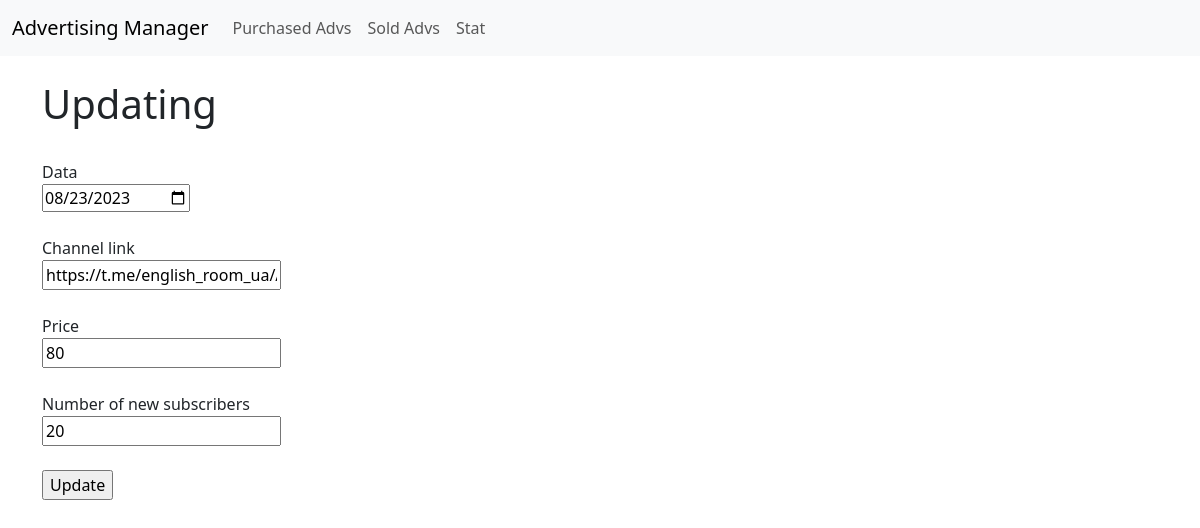
Before: /1/purchasedAdvs/1/update (signed in) with the older database file.
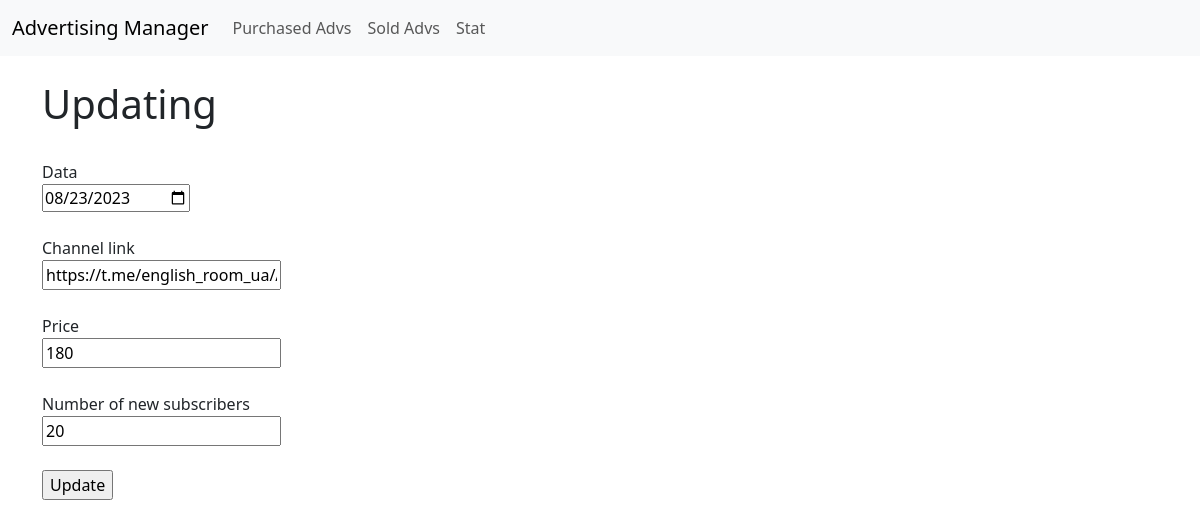
After: the same page with the newer database file.
### advertisingManager/models.py (models this page shows, shortened)
class PurchasedAdvertising(db.Model):
    __tablename__ = "purchasedAdvertisings"
    id = db.Column(db.Integer, primary_key = True)
    date = db.Column(db.DateTime, nullable = False, default = datetime.now)
    channelLink = db.Column(db.String(128), nullable = False)
    price = db.Column(db.Integer)
    numberOfNewSubs = db.Column(db.Integer, default = 0)
    channelFID = db.Column(db.Integer, db.ForeignKey('channels.id'), nullable = False)
    userFID = db.Column(db.Integer, db.ForeignKey('users.id'), nullable = False)

### advertisingManager/purchasedAdv/views.py (the view)
@purchasedAdv.route("/<int:channelID>/purchasedAdvs/<int:purchasedAdvID>/update", methods=["GET", "POST"])
def update(channelID, purchasedAdvID):
    form = UpdatePurchasedAdvForm()
    purchasedAdv = PurchasedAdvertising.query.get_or_404(purchasedAdvID)
    channelID = purchasedAdv.channelFID
    if form.validate_on_submit():
        purchasedAdv.date = form.date.data
        purchasedAdv.channelLink = form.channelLink.data
        purchasedAdv.price = form.price.data
        purchasedAdv.numberOfNewSubs = form.numberOfNewSubs.data
        db.session.commit()
        return redirect(url_for("purchasedAdv.purchasedAdvs", channelID = channelID))
    elif request.method == 'GET':
        form.date.data = purchasedAdv.date
        form.channelLink.data = purchasedAdv.channelLink
        form.price.data = purchasedAdv.price
        form.numberOfNewSubs.data = purchasedAdv.numberOfNewSubs
    return render_template("updatePurchasedAdv.html", form = form, channelID = channelID)

### advertisingManager/purchasedAdv/forms.py
class UpdatePurchasedAdvForm(FlaskForm):
    date = DateField("Data")
    channelLink = StringField("Channel link")
    price = IntegerField("Price")
    numberOfNewSubs = IntegerField("Number of new subscribers")
    submit = SubmitField("Update")

### advertisingManager/models.py (called while the page is built)
@loginManager.user_loader
def load_user(user_id):
    return User.query.get(user_id)

### advertisingManager/templates/updatePurchasedAdv.html (shortened to what this page needs)
{% extends 'baseForAdv.html' %}
{% block content %}
{% set channelID = channelID %}
    <br>
    <h1>Updating</h1>
    <br>
    <form method="POST">
        {{ form.date.label() }} <br> {{ form.date() }} <br><br>
        {{ form.channelLink.label() }} <br> {{ form.channelLink() }} <br><br>
        {{ form.price.label() }} <br> {{ form.price() }} <br><br>
        {{ form.numberOfNewSubs.label() }} <br> {{ form.numberOfNewSubs() }} <br><br>
        {{ form.submit() }}
    </form>
{% endblock %}

Changed rows visible on the page:
changed PurchasedAdvertising "https://t.me/english_room_ua//": price "80" → "180"
